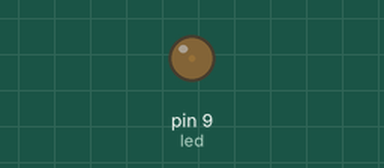
This sketch was run on a simulated Arduino Uno, built with avr-gcc and run on an emulated ATmega328P. On the bench: output pins drawn as LEDs (lit = HIGH).

Above: at 0.05 s.
At 0.95 s:
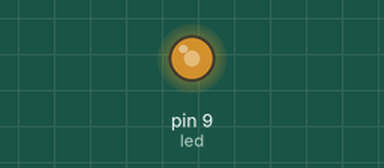
At 1.4 s:
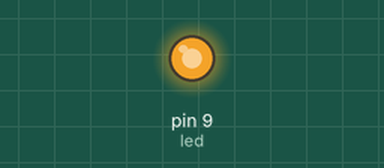
At 2.75 s:
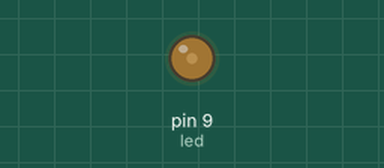
Timing chart, 0 to 7.0 s (numbered marks = the images above):
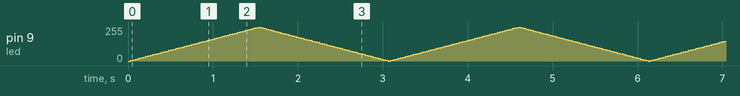

The sketch:

Ex3_Fade_LED.ino
```cpp
// para definir uma variavel eu faço
// <TIPO DE VARIAVEL> <nome dela> = <valor>

// em python não é preciso dizer qual é que é o tipo da variavel
// ele escolhe por si automaticamente.

int led = 9;          // dizer qual é o PIN onde a LED está
int luminosidade = 0; // controlar a luminosidade (começa no 0)
int diferenca = 5;

// setup corre uma vez
void setup()
{
  // não te esqueças de dizer que a LED está no PINO 9
  pinMode(led, OUTPUT);
}

// o loop corre para sempre
void loop()
{
  // quando o loop começa,
  // diz que a led se vai acender o valor da luminosidade
  analogWrite(led, luminosidade); // aqui já não é digitalWrite!
  // É analogWrite porque eu quero que ela acenda um valor especifico

  // aumentar a luminosidade pelo valor da diferença, da primeira vez é 5.
  luminosidade = luminosidade + diferenca;

  // se a luminosidade passar o valor máximo que o PIN suporta (255) ou do valor minimo (0)
  // em C ou é representado como duas barras verticais (||)
  if (luminosidade <= 0 || luminosidade >= 255)
  {
    // inverte o valor da diferença
    diferenca = -diferenca;

    // Quando a luminosidade chegar 255, a diferença passa a ser -5.
    // ou seja, fico a tirar luminosidade.

    // Quandoa luminosidade chegar 0, a diferença passa a ser 5.
    // ou seja, passo a acrescentar luminosidade.
  }

  // espera 30 millisegundos para ter um tempo entre diferenças para ser mais precéptivel
  delay(30);
}
```
